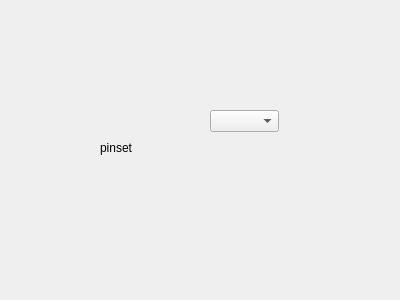
<?xml version="1.0" encoding="UTF-8"?>
<ui version="4.0">
 <class>WidgetPinSetting</class>
 <widget class="QWidget" name="WidgetPinSetting">
  <property name="geometry">
   <rect>
    <x>0</x>
    <y>0</y>
    <width>400</width>
    <height>300</height>
   </rect>
  </property>
  <property name="windowTitle">
   <string>Form</string>
  </property>
  <widget class="QLabel" name="label">
   <property name="geometry">
    <rect>
     <x>100</x>
     <y>140</y>
     <width>72</width>
     <height>15</height>
    </rect>
   </property>
   <property name="text">
    <string>pinset</string>
   </property>
  </widget>
  <widget class="QComboBox" name="comboBox">
   <property name="geometry">
    <rect>
     <x>210</x>
     <y>110</y>
     <width>69</width>
     <height>22</height>
    </rect>
   </property>
  </widget>
 </widget>
 <resources/>
 <connections/>
</ui>
